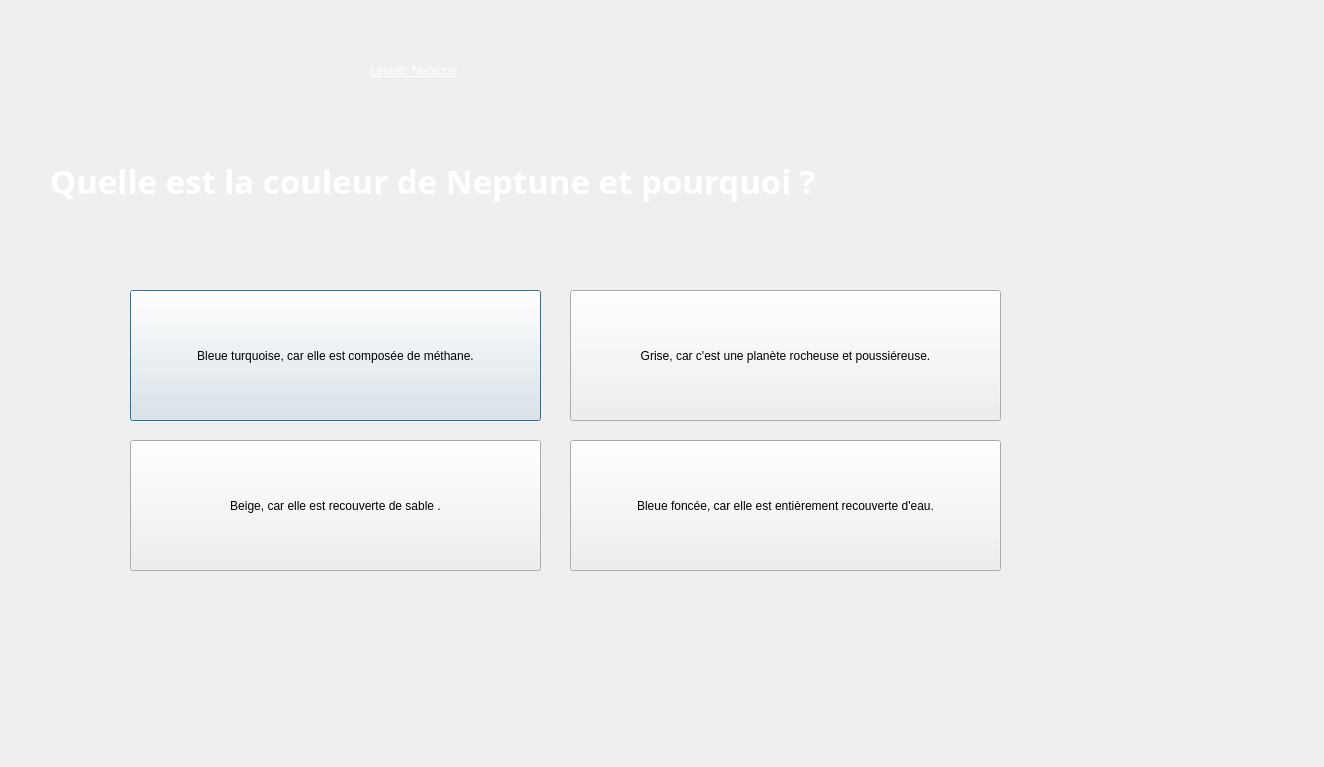
<?xml version="1.0" encoding="UTF-8"?>
<ui version="4.0">
 <class>Dialog20</class>
 <widget class="QDialog" name="Dialog20">
  <property name="geometry">
   <rect>
    <x>0</x>
    <y>0</y>
    <width>1324</width>
    <height>767</height>
   </rect>
  </property>
  <property name="windowTitle">
   <string>Dialog</string>
  </property>
  <widget class="QLabel" name="label">
   <property name="geometry">
    <rect>
     <x>370</x>
     <y>20</y>
     <width>311</width>
     <height>101</height>
    </rect>
   </property>
   <property name="styleSheet">
    <string notr="true">
font: 700 22pt &quot;Segoe UI&quot;;
text-decoration: underline;
color: rgb(255, 255, 255);</string>
   </property>
   <property name="text">
    <string>Level6: Neptune</string>
   </property>
  </widget>
  <widget class="QLabel" name="label_2">
   <property name="geometry">
    <rect>
     <x>50</x>
     <y>140</y>
     <width>1091</width>
     <height>81</height>
    </rect>
   </property>
   <property name="font">
    <font>
     <family>Segoe Script</family>
     <pointsize>25</pointsize>
     <italic>false</italic>
     <bold>true</bold>
    </font>
   </property>
   <property name="styleSheet">
    <string notr="true">font: 700 25pt &quot;Segoe Script&quot;;
color: rgb(255, 255, 255);</string>
   </property>
   <property name="text">
    <string>Quelle est la couleur de Neptune et pourquoi ?</string>
   </property>
  </widget>
  <widget class="QPushButton" name="pushButton">
   <property name="geometry">
    <rect>
     <x>130</x>
     <y>290</y>
     <width>411</width>
     <height>131</height>
    </rect>
   </property>
   <property name="text">
    <string>Bleue turquoise, car elle est composée de méthane.</string>
   </property>
  </widget>
  <widget class="QPushButton" name="pushButton_2">
   <property name="geometry">
    <rect>
     <x>570</x>
     <y>290</y>
     <width>431</width>
     <height>131</height>
    </rect>
   </property>
   <property name="text">
    <string>Grise, car c'est une planète rocheuse et poussiéreuse.</string>
   </property>
  </widget>
  <widget class="QPushButton" name="pushButton_3">
   <property name="geometry">
    <rect>
     <x>130</x>
     <y>440</y>
     <width>411</width>
     <height>131</height>
    </rect>
   </property>
   <property name="text">
    <string>Beige, car elle est recouverte de sable .</string>
   </property>
  </widget>
  <widget class="QPushButton" name="pushButton_4">
   <property name="geometry">
    <rect>
     <x>570</x>
     <y>440</y>
     <width>431</width>
     <height>131</height>
    </rect>
   </property>
   <property name="text">
    <string>Bleue foncée, car elle est entièrement recouverte d'eau.</string>
   </property>
  </widget>
 </widget>
 <resources/>
 <connections/>
</ui>
